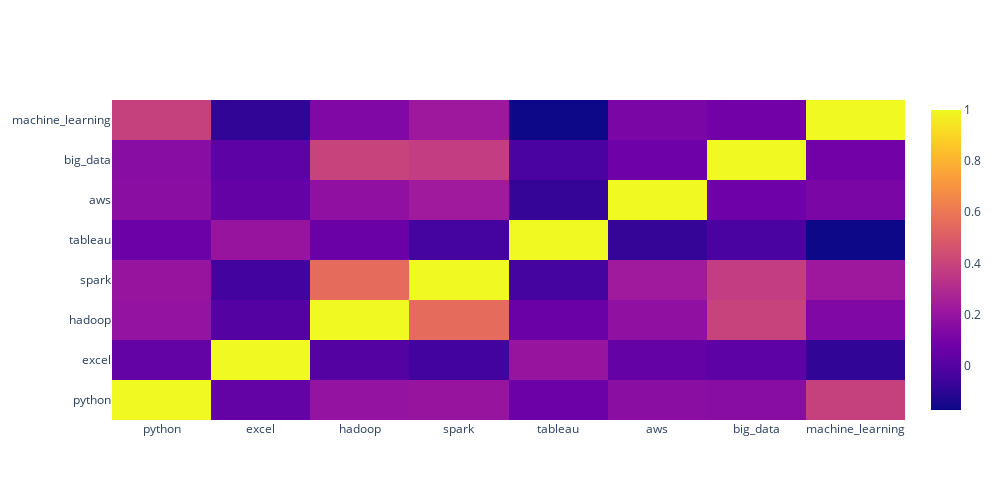

The cell this chart's notebook holds for it:
### Markdown cell above
## Finding Relevant skills
This figure contains two subplots that analyzes the presence of specific skills. Understanding the probability and count of job listings requiring specific skills helps job seekers prioritize their learning development. Employers are able to use this information to tailor their job postings to attract qualified candidates with the most relevant skills.

### Code cell
correl = df[['python', 'excel', 'hadoop', 'spark', 
             'tableau', 'aws', 'big_data', 'machine_learning']].corr()

fig = go.Figure(data=go.Heatmap(
    z=correl.values,
    x=correl.columns,
    y=correl.columns
))

fig.update_layout(height=500, width=1000)
fig.show()

### Figure 1 — Plotly figure (JSON) as saved in the notebook; plotly's stock layout.template omitted (floating-point values rounded to 4 significant figures)
{"data": [{"type": "heatmap", "x": ["python", "excel", "hadoop", "spark", "tableau", "aws", "big_data", "machine_learning"], "y": ["python", "excel", "hadoop", "spark", "tableau", "aws", "big_data", "machine_learning"], "z": [[1, 0.04447, 0.1938, 0.2016, 0.06857, 0.1649, 0.1558, 0.3872], [0.04447, 1, 0.001583, -0.05082, 0.2027, 0.04797, 0.02431, -0.09063], [0.1938, 0.001583, 1, 0.5573, 0.0625, 0.1809, 0.3953, 0.1319], [0.2016, -0.05082, 0.5573, 1, -0.04438, 0.2295, 0.3738, 0.2212], [0.06857, 0.2027, 0.0625, -0.04438, 1, -0.08428, -0.03131, -0.1732], [0.1649, 0.04797, 0.1809, 0.2295, -0.08428, 1, 0.07546, 0.1153], [0.1558, 0.02431, 0.3953, 0.3738, -0.03131, 0.07546, 1, 0.08948], [0.3872, -0.09063, 0.1319, 0.2212, -0.1732, 0.1153, 0.08948, 1]]}], "layout": {"height": 500, "width": 1000, "xaxis": {"autorange": true, "range": [-0.5, 7.5], "type": "category"}, "yaxis": {"autorange": true, "range": [-0.5, 7.5], "type": "category"}}}
